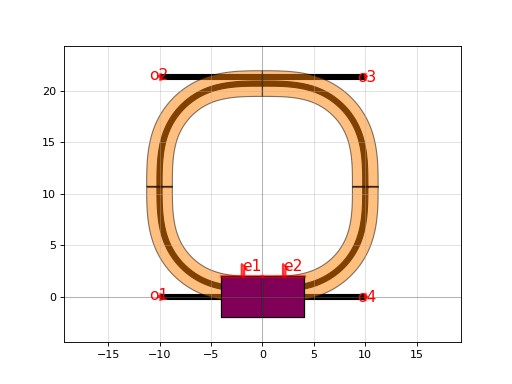

Here is the Python script that generated this plot:
import gdsfactory as gf

c = gf.components.ring_double_heater(gap=0.2, radius=10.0, length_x=0.01, length_y=0.01, port_orientation=90, via_stack_offset=[0, 0])
c.plot()
